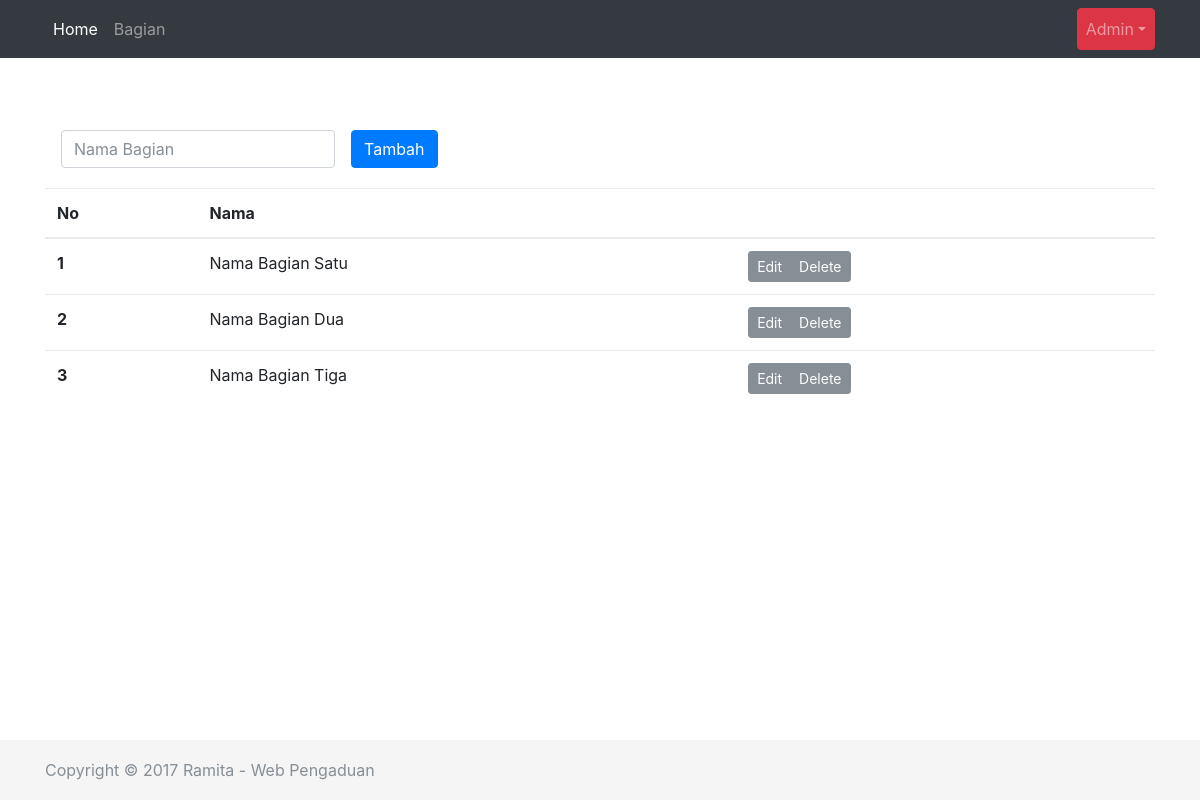
The page /admin/bagian.php (signed in) on the database its author committed.
### tables this page shows
CREATE TABLE `bagian` (
  `id` int(11) NOT NULL,
  `nama` varchar(100) NOT NULL
);

### classes/Bagian.php (called while the page is built, shortened)
<?php
class Bagian {
	private $connection;
	private $table = "bagian";
	public function __construct($database) {
		$this->connection = $database;
	}
	function readAll(){
		$sql = "SELECT * FROM {$this->table} ORDER BY id ASC";
		$query = $this->connection->prepare($sql);
		$query->execute();
		return $query;
	}
}

### admin/bagian.php (the view, shortened to what this page needs)
<?php session_start(); if (empty($_SESSION) && !isset($_SESSION['is_logged']) && ($_SESSION['type'] != 'admin')) header("location: signin.php");
$Conf = new Config(); $connection = $Conf->getConnection();
include("../classes/Bagian.php");
$Bagian = new Bagian($connection);
?>
<!doctype html>
<html lang="en">
<head>
    <link href="../assets/css/bootstrap.min.css" rel="stylesheet">
    <link href="../assets/css/sticky-footer-navbar.css" rel="stylesheet">
    <link href="../assets/css/custom.css" rel="stylesheet">
</head>
<body>
    <?php include_once("include/header.php"); ?>
    <main role="main" class="container" style="margin-top: 20px;">
        <form class="form-inline" method="post">
            <div class="form-group mx-sm-3">
                <input type="text" name="nama" class="form-control" id="nama" placeholder="Nama Bagian">
            </div>
            <button type="submit" class="btn btn-primary">Tambah</button>
        </form>
        <table class="table" style="margin-top: 20px;">
            <thead>
                <tr>
                <th scope="col">No</th>
                <th scope="col">Nama</th>
                <th scope="col"></th>
                </tr>
            </thead>
            <tbody>
                <?php $no = 1; $rows = $Bagian->readAll(); while ($row = $rows->fetch(PDO::FETCH_ASSOC)): ?>
                    <tr>
                        <th scope="row"><?php echo $no++; ?></th>
                        <td><?php echo $row["nama"]; ?></td>
                        <td>
                            <div class="btn-group" role="group" aria-label="Opsi">
                                <a href="edit_bagian.php" class="btn btn-secondary btn-sm">Edit</a>
                                <a href="delete_bagian.php" class="btn btn-secondary btn-sm">Delete</a>
                            </div>
                        </td>
                    </tr>
                <?php endwhile; ?>
            </tbody>
        </table>
    </main>
    <?php include_once("include/footer.php"); ?>
</body>
</html>

### assets/css/sticky-footer-navbar.css (style rules this page uses)
html { position: relative; min-height: 100%; }
body { margin-bottom: 60px; }
body > .container { padding: 60px 15px 0; }

### assets/css/custom.css (style rules this page uses)
body { margin-top: 70px; }

### rows shown on the page
bagian: nama "Nama Bagian Satu"
bagian: nama "Nama Bagian Dua"
bagian: nama "Nama Bagian Tiga"
